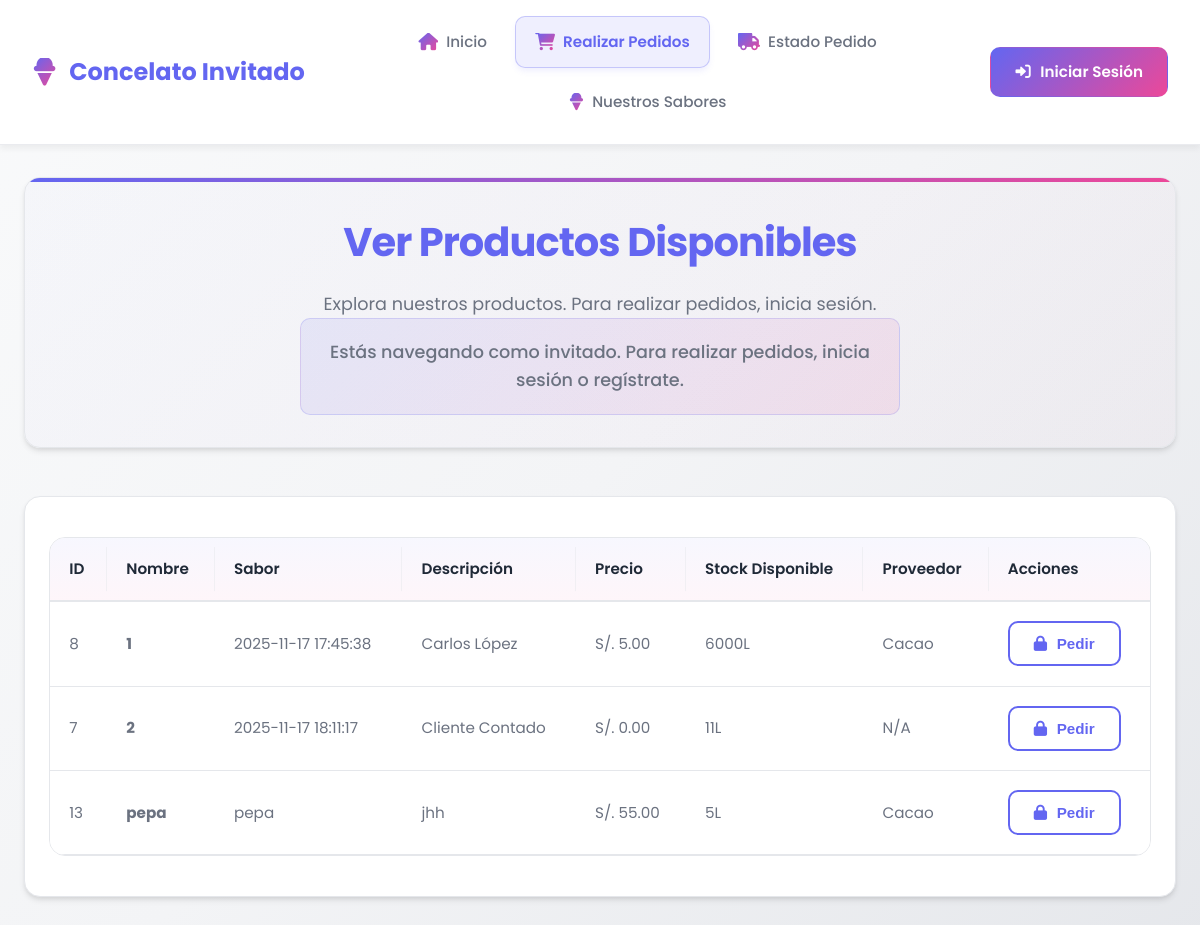
/paginas/cliente/pedidos.php, run on an earlier commit of the app's database.
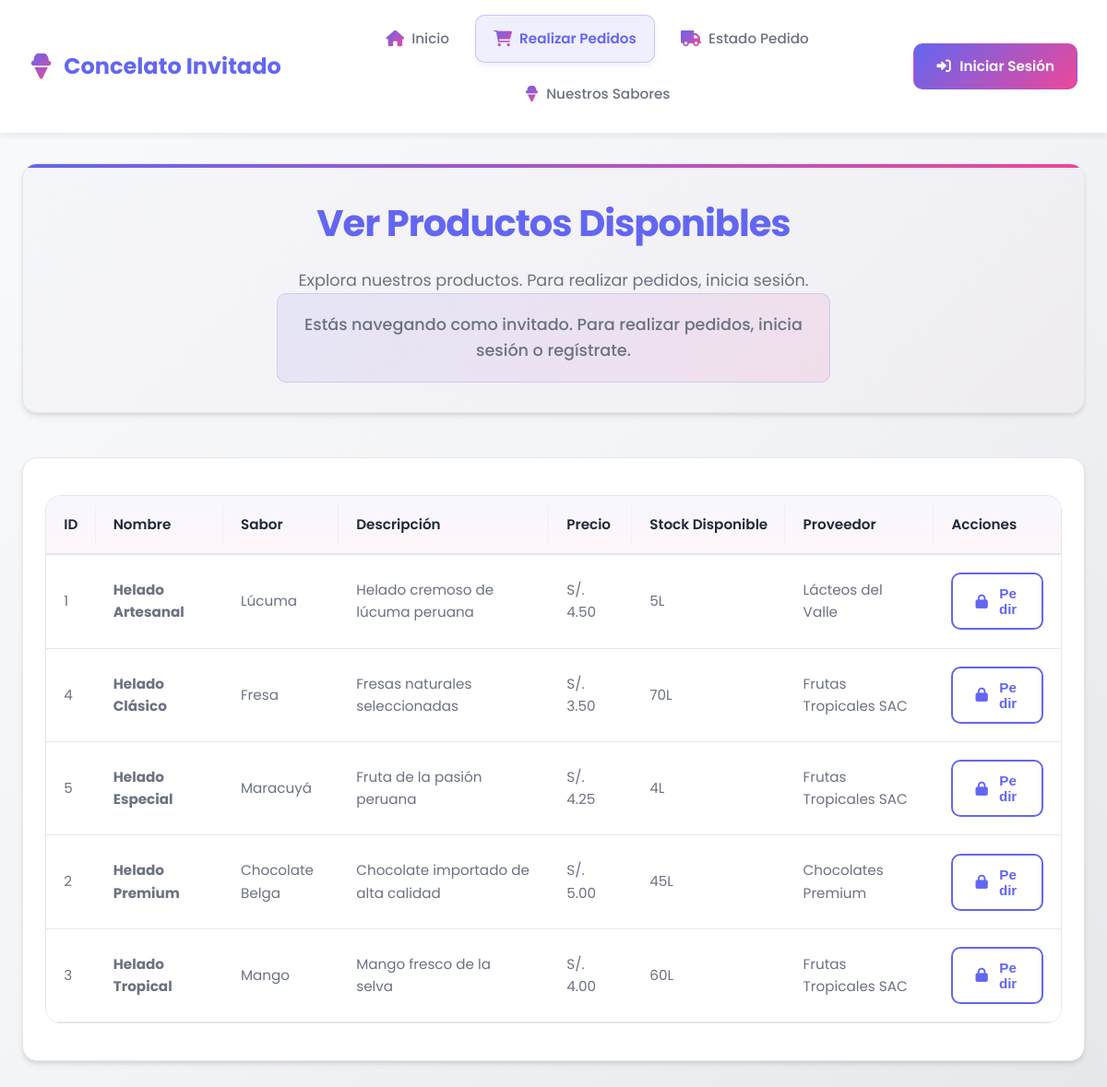
And on a later commit of the database.
### tables this page shows
CREATE TABLE `productos` (
  `id_producto` int(11) NOT NULL AUTO_INCREMENT,
  `nombre` varchar(120) NOT NULL,
  `sabor` varchar(60) NOT NULL,
  `descripcion` text DEFAULT NULL,
  `precio` decimal(10,2) NOT NULL CHECK (`precio` >= 0),
  `stock` int(11) NOT NULL DEFAULT 0 CHECK (`stock` >= 0),
  `id_proveedor` int(11) DEFAULT NULL,
  `fecha_registro` date DEFAULT curdate(),
  `activo` tinyint(1) NOT NULL DEFAULT 1,
  PRIMARY KEY (`id_producto`),
  KEY `idx_sabor` (`sabor`),
  KEY `idx_stock` (`stock`),
  KEY `id_proveedor` (`id_proveedor`),
  KEY `idx_productos_activo` (`activo`),
  CONSTRAINT `productos_ibfk_1` FOREIGN KEY (`id_proveedor`) REFERENCES `proveedores` (`id_proveedor`) ON DELETE SET NULL ON UPDATE CASCADE
);

CREATE TABLE `proveedores` (
  `id_proveedor` int(11) NOT NULL AUTO_INCREMENT,
  `empresa` varchar(100) NOT NULL,
  `contacto` varchar(80) NOT NULL,
  `telefono` varchar(30) NOT NULL,
  `correo` varchar(150) DEFAULT NULL,
  `direccion` varchar(200) DEFAULT NULL,
  `fecha_registro` timestamp NOT NULL DEFAULT current_timestamp(),
  PRIMARY KEY (`id_proveedor`)
);

### paginas/cliente/pedidos.php (the view, shortened to what the changed rows need)
<?php
include_once($_SERVER['DOCUMENT_ROOT'] . '/heladeriacg/conexion/conexion.php');
$logueado = isset($_SESSION['logueado']) && $_SESSION['logueado'] === true;
try {
    $stmt = $pdo->prepare("
        SELECT p.id_producto, p.nombre, p.sabor, p.descripcion, p.precio, p.stock,
               pr.empresa as proveedor_nombre
        FROM productos p
        LEFT JOIN proveedores pr ON p.id_proveedor = pr.id_proveedor
        WHERE p.activo = 1 AND p.stock > 0
        ORDER BY p.nombre
    ");
    $stmt->execute();
    $productos = $stmt->fetchAll(PDO::FETCH_ASSOC);
} catch(PDOException $e) {
    $productos = [];
    error_log("Error al obtener productos para cliente: " . $e->getMessage());
}
?>
<!DOCTYPE html>
<html lang="es">
<head>
    <link rel="stylesheet" href="/heladeriacg/css/cliente/modernos_estilos_cliente.css">
    <link rel="stylesheet" href="https://cdnjs.cloudflare.com/ajax/libs/font-awesome/6.0.0/css/all.min.css">
</head>
<body>
    <div class="cliente-container">
        <main class="cliente-main">
            <div class="welcome-section-cliente">
                <h1><?php echo $logueado ? 'Realizar Pedido' : 'Ver Productos Disponibles'; ?></h1>
            </div>
            <div class="card-cliente">
                <div class="table-container-cliente">
                    <table class="cliente-table">
                        <thead>
                            <tr>
                                <th>ID</th>
                                <th>Nombre</th>
                                <th>Sabor</th>
                                <th>Descripción</th>
                                <th>Precio</th>
                                <th>Stock Disponible</th>
                                <th>Proveedor</th>
                                <th>Acciones</th>
                            </tr>
                        </thead>
                        <tbody>
                            <?php if (!empty($productos)): ?>
                                <?php foreach ($productos as $producto): ?>
                                <tr>
                                    <td><?php echo $producto['id_producto']; ?></td>
                                    <td><strong><?php echo htmlspecialchars($producto['nombre']); ?></strong></td>
                                    <td><?php echo htmlspecialchars($producto['sabor']); ?></td>
                                    <td><?php echo htmlspecialchars(substr($producto['descripcion'], 0, 50)) . (strlen($producto['descripcion']) > 50 ? '...' : ''); ?></td>
                                    <td>S/. <?php echo number_format($producto['precio'], 2); ?></td>
                                    <td><?php echo $producto['stock']; ?>L</td>
                                    <td><?php echo htmlspecialchars($producto['proveedor_nombre'] ?: 'N/A'); ?></td>
                                    <td>
                                        <?php if ($logueado): ?>
                                        <form method="POST" style="display: inline;">
                                            <input type="hidden" name="accion" value="crear_pedido">
                                            <input type="hidden" name="id_producto" value="<?php echo $producto['id_producto']; ?>">
                                            <input type="number" name="cantidad" value="1" min="1" max="<?php echo $producto['stock']; ?>" style="width: 60px; margin-right: 5px;">
                                            <button type="submit" class="btn-cliente btn-primary-cliente">
                                                <i class="fas fa-shopping-cart"></i> Pedir
                                            </button>
                                        </form>
                                        <?php else: ?>
                                        <button class="btn-cliente btn-outline-cliente" onclick="showLoginPrompt()">
                                            <i class="fas fa-lock"></i> Pedir
                                        </button>
                                        <?php endif; ?>
                                    </td>
                                </tr>
                                <?php endforeach; ?>
                            <?php else: ?>
                                <tr>
                                    <td colspan="8" style="text-align: center;">No hay productos disponibles</td>
                                </tr>
                            <?php endif; ?>
                        </tbody>
                    </table>
                </div>
            </div>
        </main>
    </div>
</body>
</html>

What changed in the data, as far as the page shows it:
removed productos: id_producto "8", nombre "1", sabor "2025-11-17 17:45:38", descripcion "Carlos López", precio "5.00", stock "6000", id_proveedor.empresa "Cacao"
removed productos: id_producto "7", nombre "2", sabor "2025-11-17 18:11:17", descripcion "Cliente Contado", precio "0.00", stock "11", proveedor_nombre "N/A"
removed productos: id_producto "13", nombre "pepa", sabor "pepa", descripcion "jhh", precio "55.00", stock "5", id_proveedor.empresa "Cacao"
now on this page (row edited): productos: id_producto "1", nombre "Helado Artesanal", sabor "Lúcuma", descripcion "Helado cremoso de lúcuma peruana", precio "4.50", stock "5", id_proveedor.empresa "Lácteos del Valle"
added productos: id_producto "4", nombre "Helado Clásico", sabor "Fresa", descripcion "Fresas naturales seleccionadas", precio "3.50", stock "70", id_proveedor.empresa "Frutas Tropicales SAC"
added productos: id_producto "5", nombre "Helado Especial", sabor "Maracuyá", descripcion "Fruta de la pasión peruana", precio "4.25", stock "4", id_proveedor.empresa "Frutas Tropicales SAC"
now on this page (row edited): productos: id_producto "2", nombre "Helado Premium", sabor "Chocolate Belga", descripcion "Chocolate importado de alta calidad", precio "5.00", stock "45", id_proveedor.empresa "Chocolates Premium"
now on this page (row edited): productos: id_producto "3", nombre "Helado Tropical", sabor "Mango", descripcion "Mango fresco de la selva", precio "4.00", stock "60", id_proveedor.empresa "Frutas Tropicales SAC"
